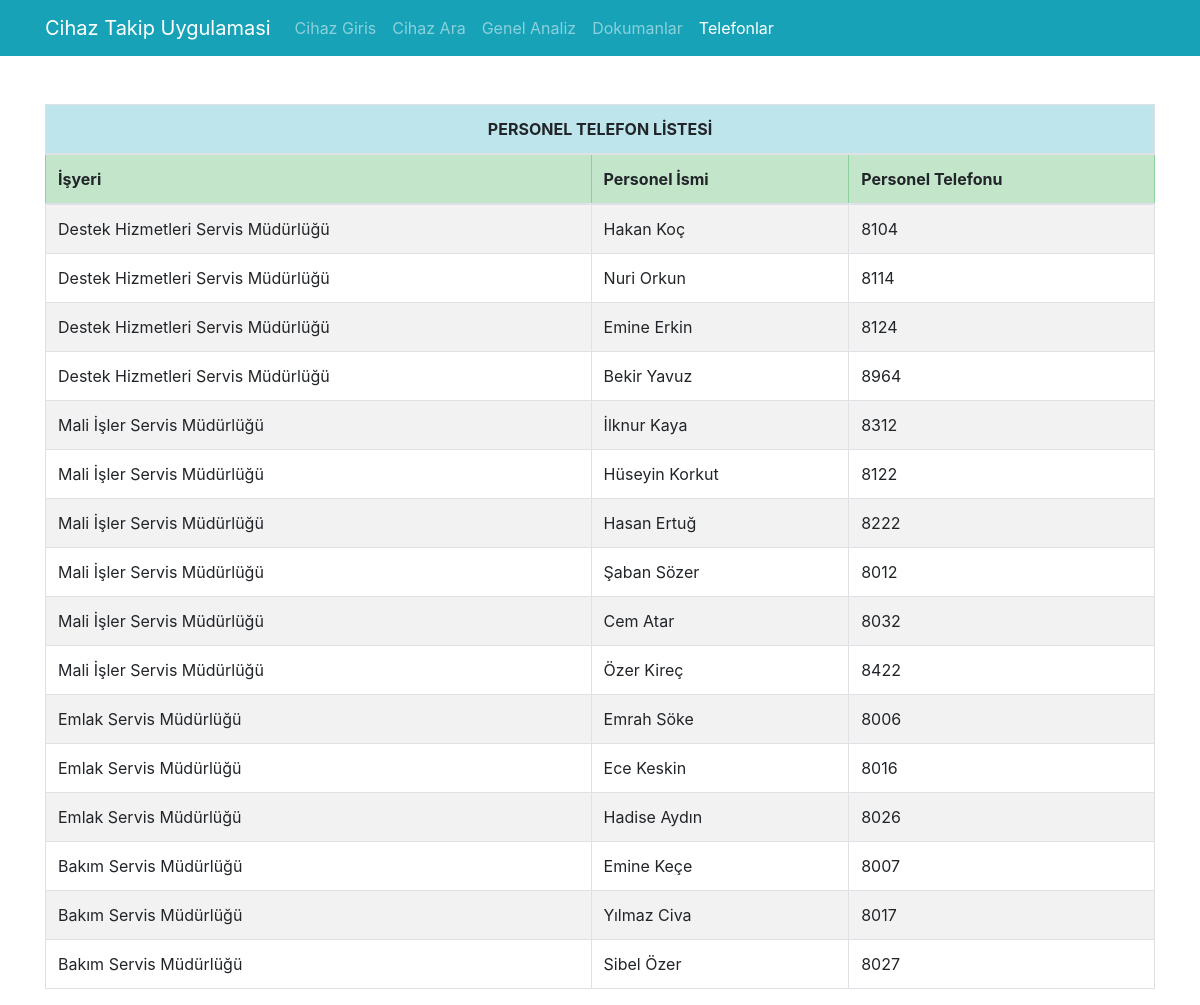
Screenshot of /telefonlar with the database file from the repository.
### pages/models.py (models this page shows, shortened)
class Telefonlar(models.Model):
    isyeri = models.CharField('İşyeri Adı',max_length=50)
    personelAdi = models.CharField('Personel Adı',max_length=50)
    personelSoyadi = models.CharField('Personel Soyadı',max_length=50)
    personelTelefon = models.IntegerField('Personel Telefonu')

### pages/views.py (the view)
# urls.py: path('telefonlar', views.telefonlar,name='telefonlar'),
def telefonlar(request):
    butun_telefonlar = Telefonlar.objects.all
    return render (request,'pages/telefonlar.html', {'telefonlar':butun_telefonlar})

### templates/pages/telefonlar.html
{% extends 'layout.html' %}
{% load static %}
{% block content %}
<table class="table table-striped table-bordered table-hover">
    <thead>
        <tr>
            <td colspan="12" class="table-info" style="text-align: center;"><b>PERSONEL TELEFON LİSTESİ</b> </td>
        </tr>
    </thead>
    <thead>
        <tr class="table-success">
            <th>İşyeri</th>
            <th>Personel İsmi</th>
            <th>Personel Telefonu</th>
        </tr>
    </thead>
    <tbody >
        {%for tel in telefonlar %}
            <tr>
                <td>{{tel.isyeri}}</td>
                <td>{{tel.personelAdi}} {{tel.personelSoyadi}}</td>
                <td>{{tel.personelTelefon}}</td>
            </tr>
        {%endfor%}
    </tbody>
</table>
{% endblock %}

### rows the page displays
Telefonlar: isyeri "Destek Hizmetleri Servis Müdürlüğü", personelAdi "Hakan", personelSoyadi "Koç", personelTelefon "8104"
Telefonlar: isyeri "Destek Hizmetleri Servis Müdürlüğü", personelAdi "Nuri", personelSoyadi "Orkun", personelTelefon "8114"
Telefonlar: isyeri "Destek Hizmetleri Servis Müdürlüğü", personelAdi "Emine", personelSoyadi "Erkin", personelTelefon "8124"
Telefonlar: isyeri "Destek Hizmetleri Servis Müdürlüğü", personelAdi "Bekir", personelSoyadi "Yavuz", personelTelefon "8964"
Telefonlar: isyeri "Mali İşler Servis Müdürlüğü", personelAdi "İlknur", personelSoyadi "Kaya", personelTelefon "8312"
Telefonlar: isyeri "Mali İşler Servis Müdürlüğü", personelAdi "Hüseyin", personelSoyadi "Korkut", personelTelefon "8122"
Telefonlar: isyeri "Mali İşler Servis Müdürlüğü", personelAdi "Hasan", personelSoyadi "Ertuğ", personelTelefon "8222"
Telefonlar: isyeri "Mali İşler Servis Müdürlüğü", personelAdi "Şaban", personelSoyadi "Sözer", personelTelefon "8012"
Telefonlar: isyeri "Mali İşler Servis Müdürlüğü", personelAdi "Cem", personelSoyadi "Atar", personelTelefon "8032"
Telefonlar: isyeri "Mali İşler Servis Müdürlüğü", personelAdi "Özer", personelSoyadi "Kireç", personelTelefon "8422"
Telefonlar: isyeri "Emlak Servis Müdürlüğü", personelAdi "Emrah", personelSoyadi "Söke", personelTelefon "8006"
Telefonlar: isyeri "Emlak Servis Müdürlüğü", personelAdi "Ece", personelSoyadi "Keskin", personelTelefon "8016"
Telefonlar: isyeri "Emlak Servis Müdürlüğü", personelAdi "Hadise", personelSoyadi "Aydın", personelTelefon "8026"
Telefonlar: isyeri "Bakım Servis Müdürlüğü", personelAdi "Emine", personelSoyadi "Keçe", personelTelefon "8007"
Telefonlar: isyeri "Bakım Servis Müdürlüğü", personelAdi "Yılmaz", personelSoyadi "Civa", personelTelefon "8017"
Telefonlar: isyeri "Bakım Servis Müdürlüğü", personelAdi "Sibel", personelSoyadi "Özer", personelTelefon "8027"
